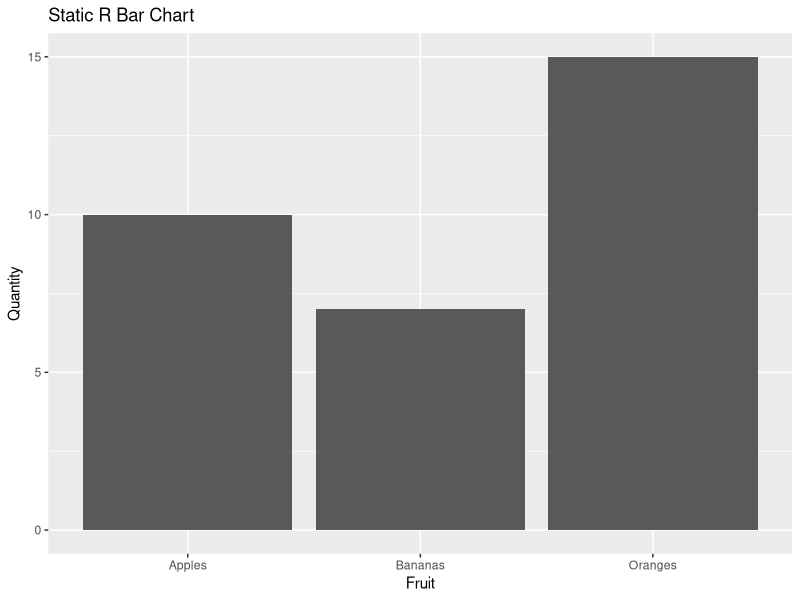
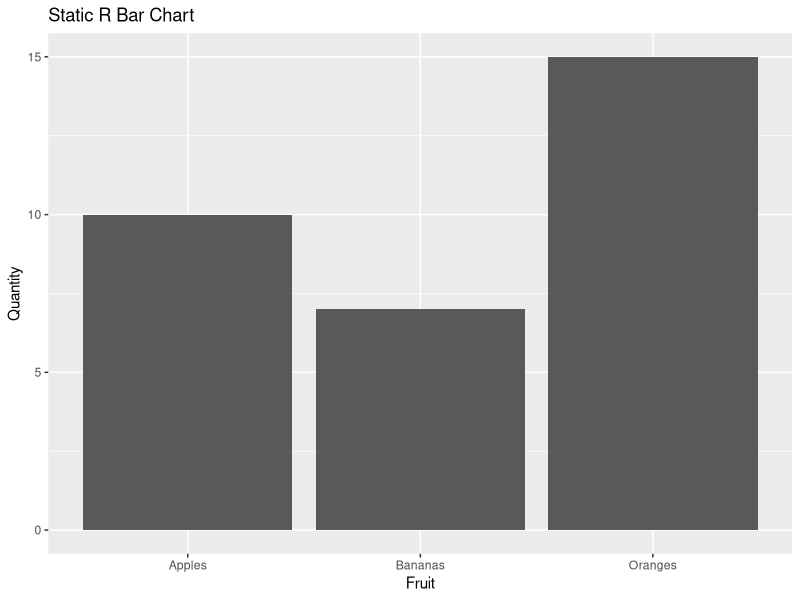

Here is the R script that generated these plots, in order:
library(ggplot2)

df <- data.frame(Fruit = c("Apples", "Oranges", "Bananas"),
                 Quantity = c(10, 15, 7))

ggplot(df, aes(x = Fruit, y = Quantity)) +
  geom_bar(stat = "identity") +
  ggtitle("Static R Bar Chart")

ggsave('/Users/aryan/Desktop/lang-vis-project/backend/tmp/93c3b094-8788-48f3-9896-a173f6d9c814.png')